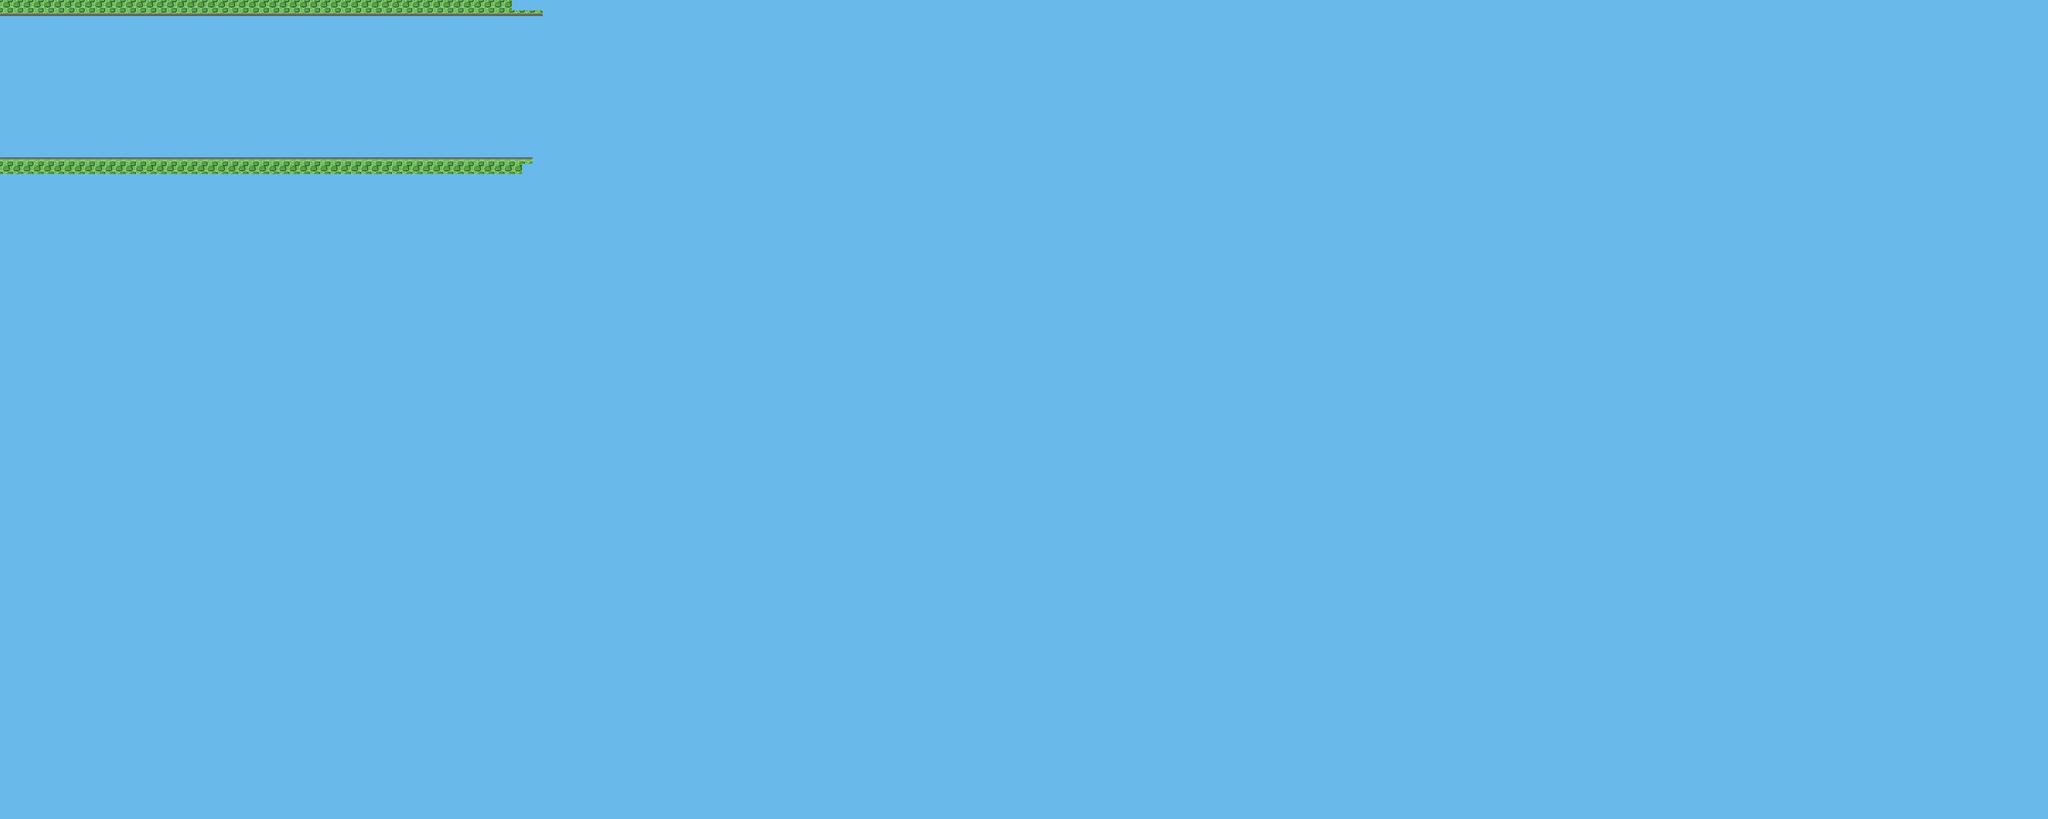

Below is a game level as drawn by its tile map, then a one-line description and the .tmx that defines it (tile-layer data replaced by summaries):
An orthogonal 200x80 tile map with 32x32 px tiles, 1 tile layer (map_8).

<map version="1.0" orientation="orthogonal" width="200" height="80" tilewidth="32" tileheight="32">
 <tileset firstgid="1" name="map_8" tilewidth="32" tileheight="32">
  <image source="map.png" width="160" height="128" />
 </tileset>
 <layer name="map_8" width="200" height="80">
  <data>[16000 cells, 16000 non-empty, 4 distinct tile ids]</data>
 </layer>
</map>
